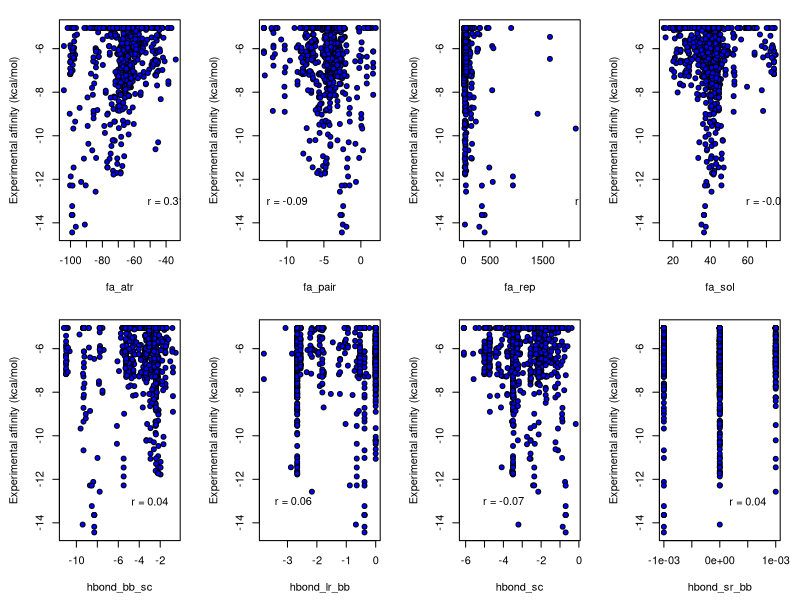

The R source for this figure:
df <- read.table("energy_table.tsv", header = TRUE, sep = "\t", na.strings = "\\N")

df$DeltaG_kcal_per_mol <- as.numeric(df$DeltaG_kcal_per_mol)
df$DeltaG_kcal_per_mol[is.na(df$DeltaG_kcal_per_mol)] <- -5.05
df$DeltaG_kcal_per_mol[df$DeltaG_kcal_per_mol > -5.05] <- -5.05

png("regressor_cor.png", height = 1500, width = 3000, res = 300)
par(mfrow = c(2, 4), mar = c(4, 4, 1, 1) + 0.5)
plot(df$fa_atr, df$DeltaG_kcal_per_mol, pch = 21, col = "black", bg = "blue", ylab = "Experimental affinity (kcal/mol)", xlab = "fa_atr")
text(-40, -13, paste("r = ", format(round(cor(df$fa_atr, df$DeltaG_kcal_per_mol), 2), nsmall = 2), sep = ""))
plot(df$fa_pair, df$DeltaG_kcal_per_mol, pch = 21, col = "black", bg = "blue", ylab = "Experimental affinity (kcal/mol)", xlab = "fa_pair")
text(-10, -13, paste("r = ", format(round(cor(df$fa_pair, df$DeltaG_kcal_per_mol), 2), nsmall = 2), sep = ""))
plot(df$fa_rep, df$DeltaG_kcal_per_mol, pch = 21, col = "black", bg = "blue", ylab = "Experimental affinity (kcal/mol)", xlab = "fa_rep")
text(2500, -13, paste("r = ", format(round(cor(df$fa_rep, df$DeltaG_kcal_per_mol), 2), nsmall = 2), sep = ""))
plot(df$fa_sol, df$DeltaG_kcal_per_mol, pch = 21, col = "black", bg = "blue", ylab = "Experimental affinity (kcal/mol)", xlab = "fa_sol")
text(70, -13, paste("r = ", format(round(cor(df$fa_sol, df$DeltaG_kcal_per_mol), 2), nsmall = 2), sep = ""))
plot(df$hbond_bb_sc, df$DeltaG_kcal_per_mol, pch = 21, col = "black", bg = "blue", ylab = "Experimental affinity (kcal/mol)", xlab = "hbond_bb_sc")
text(-3, -13, paste("r = ", format(round(cor(df$hbond_bb_sc, df$DeltaG_kcal_per_mol), 2), nsmall = 2), sep = ""))
plot(df$hbond_lr_bb, df$DeltaG_kcal_per_mol, pch = 21, col = "black", bg = "blue", ylab = "Experimental affinity (kcal/mol)", xlab = "hbond_lr_bb")
text(-2.8, -13, paste("r = ", format(round(cor(df$hbond_lr_bb, df$DeltaG_kcal_per_mol), 2), nsmall = 2), sep = ""))
plot(df$hbond_sc, df$DeltaG_kcal_per_mol, pch = 21, col = "black", bg = "blue", ylab = "Experimental affinity (kcal/mol)", xlab = "hbond_sc")
text(-4, -13, paste("r = ", format(round(cor(df$hbond_sc, df$DeltaG_kcal_per_mol), 2), nsmall = 2), sep = ""))
plot(df$hbond_sr_bb, df$DeltaG_kcal_per_mol, pch = 21, col = "black", bg = "blue", ylab = "Experimental affinity (kcal/mol)", xlab = "hbond_sr_bb")
text(.0005, -13, paste("r = ", format(round(cor(df$hbond_sr_bb, df$DeltaG_kcal_per_mol), 2), nsmall = 2), sep = ""))
dev.off()
